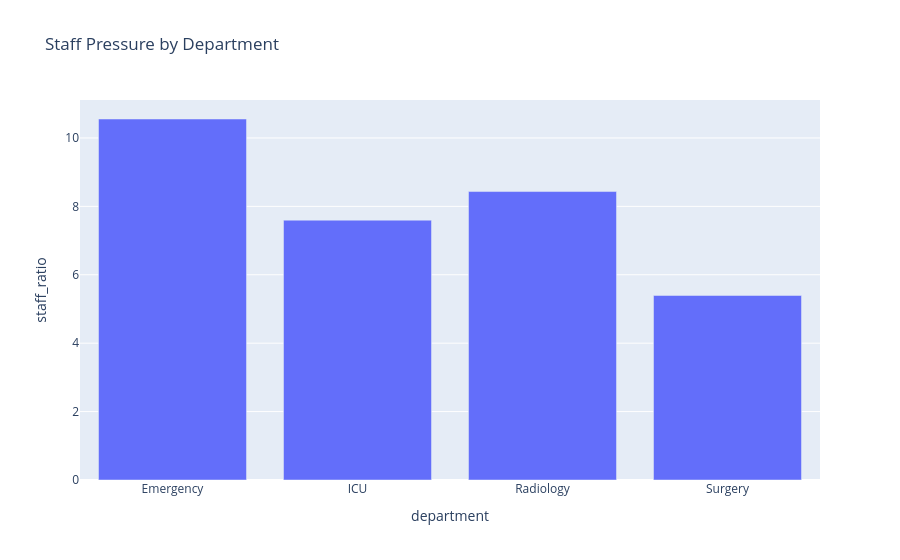

The notebook cell this image was saved under:
### Code cell
fig = px.bar(
    staff_analysis,
    x="department",
    y="staff_ratio",
    title="Staff Pressure by Department"
)

fig.show()

### Figure 1 — Plotly figure (JSON) as saved in the notebook; plotly's stock layout.template omitted (floating-point values rounded to 4 significant figures)
{"data": [{"hovertemplate": "department=%{x}<br>staff_ratio=%{y}<extra></extra>", "legendgroup": "", "marker": {"color": "#636efa", "pattern": {"shape": ""}}, "name": "", "orientation": "v", "showlegend": false, "textposition": "auto", "type": "bar", "x": ["Emergency", "ICU", "Radiology", "Surgery"], "xaxis": "x", "y": [10.55, 7.597, 8.433, 5.394], "yaxis": "y"}], "layout": {"barmode": "relative", "legend": {"tracegroupgap": 0}, "title": {"text": "Staff Pressure by Department"}, "xaxis": {"anchor": "y", "domain": [0, 1], "title": {"text": "department"}}, "yaxis": {"anchor": "x", "domain": [0, 1], "title": {"text": "staff_ratio"}}}}
